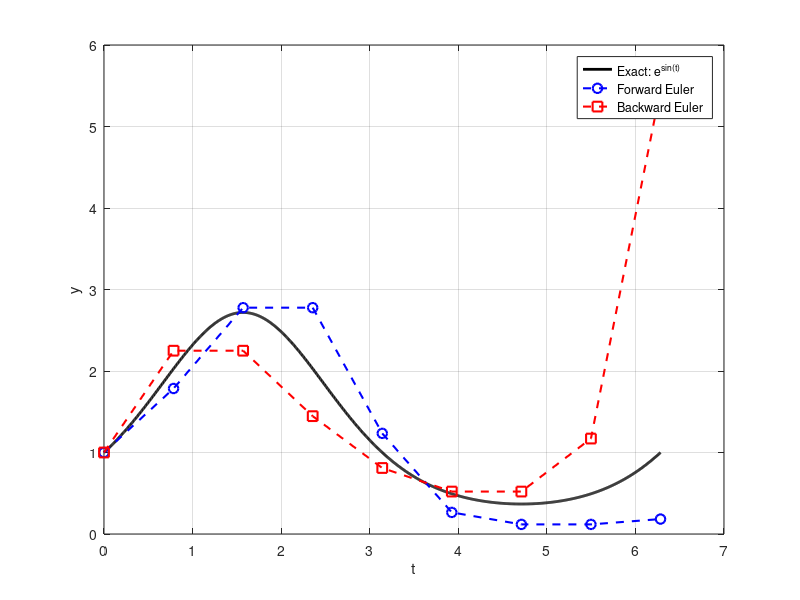

MATLAB code to generate this figure:
clear; clc; close all;

% step size and grid
h = pi/4;
t = 0:h:2*pi;
N = length(t)-1;

% exact solution
tt = linspace(0,2*pi,1000);
y_exact = exp(sin(tt));

% initialize arrays
y_fe = zeros(size(t));   % forward Euler
y_be = zeros(size(t));   % backward Euler

% initial condition
y_fe(1) = 1;
y_be(1) = 1;

% forward Euler
for n = 1:N
    y_fe(n+1) = y_fe(n) + h*y_fe(n)*cos(t(n));
end

% backward Euler
for n = 1:N
    y_be(n+1) = y_be(n) / (1 - h*cos(t(n+1)));
end

% plot solutions
figure;
plot(tt, y_exact, 'k-', 'LineWidth', 2); hold on;
plot(t, y_fe, 'bo--', 'LineWidth', 1.5, 'MarkerSize', 7);
plot(t, y_be, 'rs--', 'LineWidth', 1.5, 'MarkerSize', 7);
grid on;
xlabel('t');
ylabel('y');
legend('Exact: e^{sin(t)}', 'Forward Euler', 'Backward Euler', 'Location', 'best');

% actual forward Euler error at mesh points
err_fe = abs(exp(sin(t)) - y_fe);
max_err_fe = max(err_fe);

% theoretical bound from part (c)
bound_fe = h * exp(2*pi) * (exp(2*pi) - 1);

fprintf('Maximum actual forward Euler error = %.10f\n', max_err_fe);
fprintf('Theoretical forward Euler error bound = %.10f\n', bound_fe);
